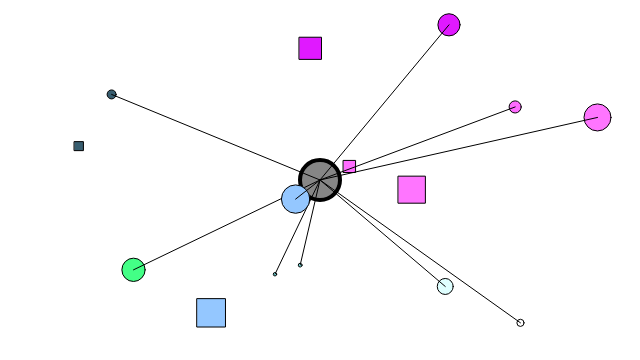
Frame 1 (no input)
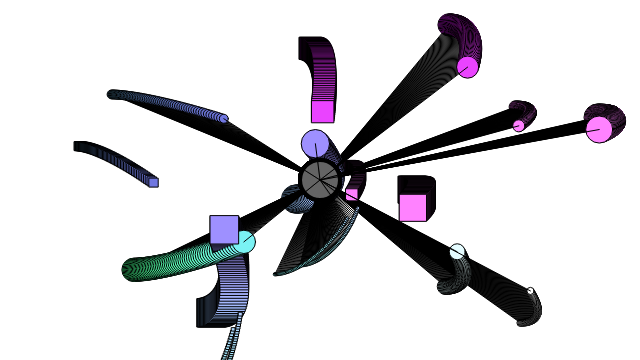
Frame 60 (no input)
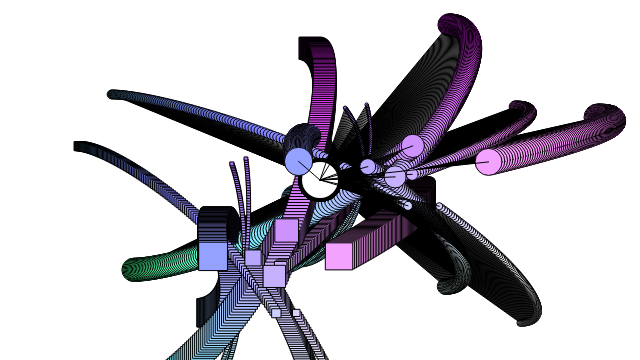
Frame 120 (the mouse pressed at the canvas centre since frame 60)

The p5.js sketch that drew these frames (run headless with seeded random() and noise() and a simulated clock; from frame 60 on, the mouse is pressed at the canvas centre):

// p5.js sketch
// ── sketch.js
let movers = [];

let attractor;

function setup() {
  createCanvas(640, 360);
  for (let i = 0; i < 10; i++) {
    movers[i] = new Mover(random(0.1, 2), random(width), random(height));
  }
  attractor = new Attractor();
}

function draw() {
  //background(50);

  attractor.display();

  for (let i = 0; i < movers.length; i++) {
    let force = attractor.calculateAttraction(movers[i]);
    movers[i].applyForce(force);
    movers[i].update();
    movers[i].display();
  }
}
function mouseMoved() {
  attractor.handleHover(mouseX, mouseY);
}
function mousePressed() {
  attractor.handlePress(mouseX, mouseY);
}
function mouseDragged() {
  attractor.handleHover(mouseX, mouseY);
  attractor.handleDrag(mouseX, mouseY);
}
function mouseReleased() {
  attractor.stopDragging();
}

class Mover {
  constructor(mass, x, y) {
    this.position = createVector(x, y);
    this.velocity = createVector(1, 0);
    this.acceleration = createVector(0, 0);
    this.mass = mass;
  }
  applyForce(force) {
    let f = p5.Vector.div(force, this.mass);
    this.acceleration.add(f);
  }
  update() {
    this.velocity.add(this.acceleration);
    this.position.add(this.velocity);
    this.acceleration.mult(0);
  }
  display() {
    stroke(0);
    strokeWeight(1);
    fill(this.position.x/2, this.position.y, this.position.x);
    ellipse(this.position.x, this.position.y, this.mass * 16, this.mass * 16);
    rect(this.position.x/1.5, this.position.y*1.5, this.mass * 16, this.mass * 16);
    line(320,180,this.position.x, this.position.y);
  }

  checkEdges() {
    if (this.position.x > width) {
      this.position.x = width;
      this.velocity.x *= -1;
    } else if (this.position.x < 0) {
      this.velocity.x *= -1;
      this.position.x = 0;
    }
    if (this.position.y > height) {
      this.velocity.y *= -1;
      this.position.y = height;
    }
  }
}
class Attractor {
  constructor() {
    this.position = createVector(width / 2, height / 2);
    this.mass = 20;
    this.G = 1;
    this.dragOffset = createVector(0, 0);
    this.dragging = false;
    this.rollover = false;
  }

  calculateAttraction(m) {
    let force = p5.Vector.sub(this.position, m.position);
    let distance = force.mag();
    distance = constrain(distance, 5, 25);
    force.normalize();
    let strength = (this.G * this.mass * m.mass)/(distance * distance);
    force.mult(strength);
    return force;
  }

  display() {
    ellipseMode(CENTER);
    strokeWeight(4);
    stroke(0);
    if (this.dragging) {
      fill(255);
    } else if (this.rollover) {
      fill(175);
    } else {
      fill(101, 200);
    }
    ellipse(this.position.x, this.position.y, this.mass * 2, this.mass * 2);
  }
  handlePress(mx, my) {
    let d = dist(mx, my, this.position.x, this.position.y);
    if (d < this.mass) {
      this.dragging = true;
      this.dragOffset.x = this.position.x - mx;
      this.dragOffset.y = this.position.y - my;
    }
  }
  handleHover(mx, my) {
    let d = dist(mx, my, this.position.x, this.position.y);
    if (d < this.mass) {
      this.rollover = true;
    } else {
      this.rollover = false;
    }
  }

  stopDragging() {
    this.dragging = false;
  }

  handleDrag(mx, my) {
    if (this.dragging) {
      this.position.x = mx + this.dragOffset.x;
      this.position.y = my + this.dragOffset.y;
    }
  }
}
